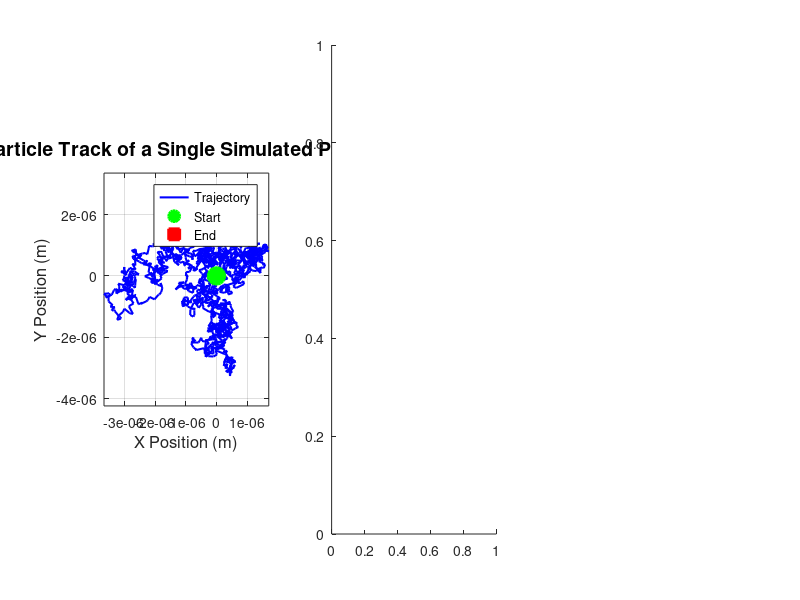

The MATLAB source for this figure: (Note: this script raises an error after producing the figure.)
% =========================================================================
% 2D BROWNIAN MOTION SIMULATION
% =========================================================================
% This program simulates the random walk of a single particle in two 
% dimensions and calculates the Mean Square Displacement (MSD) as a 
% function of time and comparing simulated results with theoretical predictions.
%
% Author: [Hasan Ubaid Ullah]
% Date: [20250929]
% =========================================================================

clear; clc; close all;

%% =====================================================================
%  SIMULATION PARAMETERS
%  =====================================================================

N = 2000;               % Number of time steps in simulation
tau = 0.01;             % Time interval between steps (seconds)
dimensions = 2;         % Dimensionality of simulation (2D)

%% =====================================================================
%  PHYSICAL PARAMETERS
%  =====================================================================
% These parameters define the physical system: a 1 micron diameter
% particle suspended in water at room temperature.

d = 1.0e-6;             % Particle diameter (meters)
eta = 1.0e-3;           % Dynamic viscosity of water (Pa·s)
kB = 1.38e-23;          % Boltzmann constant (J/K)
T = 293;                % Temperature (Kelvin)

% Calculate theoretical diffusion coefficient using Stokes-Einstein relation
% D = kB*T / (3*pi*eta*d)
D = kB * T / (3 * pi * eta * d);

%% =====================================================================
%  DISPLACEMENT SCALING FACTOR
%  =====================================================================
% The scaling factor k ensures that random displacements have the correct
% statistical properties. For 2D Brownian motion: <dr²> = 4*D*tau
% This requires: k = sqrt(2*D*tau)

k = sqrt(2 * D * tau);

%% =====================================================================
%  GENERATE RANDOM DISPLACEMENTS
%  =====================================================================
% Generate normally distributed random displacements for each time step.
% randn(N,1) produces N samples from a standard normal distribution.
% Multiplying by k scales the distribution appropriately.

dx = k * randn(N, 1);   % Random displacements in X direction
dy = k * randn(N, 1);   % Random displacements in Y direction

%% =====================================================================
%  CALCULATE PARTICLE POSITIONS
%  =====================================================================
% Convert displacements to absolute positions using cumulative sum.
% The particle starts at the origin (0,0).

x = cumsum(dx);         % X position at each time step
y = cumsum(dy);         % Y position at each time step

%% =====================================================================
%  CALCULATE DISPLACEMENT SQUARED
%  =====================================================================

% Step displacement squared: squared displacement at each individual step
dSquaredDisplacement = dx.^2 + dy.^2;

% Total squared displacement from origin at each time point
squaredDisplacement = x.^2 + y.^2;

%% =====================================================================
%  TIME ARRAY
%  =====================================================================

time = tau * (0:N-1)';  % Time vector for plotting

%% =====================================================================
%  THEORETICAL MEAN SQUARE DISPLACEMENT
%  =====================================================================
% According to Einstein's theory: MSD = 2*d*D*t
% where d is the number of dimensions (2 for 2D)
% Therefore: MSD = 4*D*t for 2D motion

msd_theoretical = 2 * dimensions * D * time;

%% =====================================================================
%  ESTIMATE DIFFUSION COEFFICIENT FROM SIMULATED DATA
%  =====================================================================
% The diffusion coefficient can be estimated from the mean squared 
% displacement using: D = <dr²> / (2*d*tau)

simulatedD = mean(dSquaredDisplacement) / (2 * dimensions * tau);

% Calculate statistical uncertainty in the estimate
standardError = std(dSquaredDisplacement) / (2 * dimensions * tau * sqrt(N));

% Calculate the actual error compared to theoretical value
actualError = D - simulatedD;

%% =====================================================================
%  VISUALIZATION: MAIN RESULTS
%  =====================================================================

% Set figure size and DPI (1200 for high resolution)
figure('Position', [100, 100, 1400, 500]); % Resize figure

% ---------------------------------------------------------------------
% Plot 1: Particle Trajectory in 2D Space
% ---------------------------------------------------------------------
subplot(1, 3, 1);
plot(x, y, 'b-', 'LineWidth', 1.5);
hold on;
% Mark starting position
plot(0, 0, 'go', 'MarkerSize', 12, 'MarkerFaceColor', 'g', 'LineWidth', 2);
% Mark ending position
plot(x(end), y(end), 'rs', 'MarkerSize', 12, 'MarkerFaceColor', 'r', 'LineWidth', 2);
hold off;
grid on;
xlabel('X Position (m)', 'FontSize', 12);
ylabel('Y Position (m)', 'FontSize', 12);
title('Particle Track of a Single Simulated Particle', 'FontSize', 14, 'FontWeight', 'bold');
legend('Trajectory', 'Start', 'End', 'Location', 'best');
axis equal;

% ---------------------------------------------------------------------
% Plot 2: Distribution of Random Displacements
% ---------------------------------------------------------------------
subplot(1, 3, 2);
histogram(dx, 25);
xlabel('Displacement (m)', 'FontSize', 12);
ylabel('Frequency', 'FontSize', 12);
title('Distribution of X Displacements', 'FontSize', 14, 'FontWeight', 'bold');
grid on;

% ---------------------------------------------------------------------
% Plot 3: Mean Square Displacement vs Time
% ---------------------------------------------------------------------
subplot(1, 3, 3);
plot(time, msd_theoretical, 'k', 'LineWidth', 3, 'DisplayName', 'Theoretical');
hold on;
plot(time, squaredDisplacement, 'b-', 'LineWidth', 1.5, 'DisplayName', 'Simulated');
hold off;
grid on;
xlabel('Time (s)', 'FontSize', 12);
ylabel('Displacement Squared (m²)', 'FontSize', 12);
title('Displacement Squared vs Time for 1 Particle in 2D', 'FontSize', 14, 'FontWeight', 'bold');
legend('Location', 'northwest');

%% =====================================================================
%  ADDITIONAL ANALYSIS PLOTS
%  =====================================================================

figure('Position', [100, 100, 1400, 500]);

% ---------------------------------------------------------------------
% Plot 4: Position Components vs Time
% ---------------------------------------------------------------------
subplot(1, 3, 1);
plot(time, x, 'b-', 'LineWidth', 1.5, 'DisplayName', 'X position');
hold on;
plot(time, y, 'r-', 'LineWidth', 1.5, 'DisplayName', 'Y position');
hold off;
grid on;
xlabel('Time (s)', 'FontSize', 12);
ylabel('Position (m)', 'FontSize', 12);
title('Position vs Time', 'FontSize', 14, 'FontWeight', 'bold');
legend('Location', 'best');

% ---------------------------------------------------------------------
% Plot 5: Distribution of Step Displacements Squared
% ---------------------------------------------------------------------
subplot(1, 3, 2);
histogram(dSquaredDisplacement, 25);
xlabel('Step Displacement Squared (m²)', 'FontSize', 12);
ylabel('Frequency', 'FontSize', 12);
title('Distribution of Step Displacements Squared', 'FontSize', 14, 'FontWeight', 'bold');
grid on;

% ---------------------------------------------------------------------
% Plot 6: Autocorrelation Function
% ---------------------------------------------------------------------
subplot(1, 3, 3);
c = xcorr(dx, 'coeff');
xaxis = (1-length(c))/2:1:(length(c)-1)/2;
plot(xaxis, c, 'LineWidth', 1.5);
grid on;
xlabel('Lag', 'FontSize', 12);
ylabel('Correlation Coefficient', 'FontSize', 12);
title('X Displacement Autocorrelation', 'FontSize', 14, 'FontWeight', 'bold');
ylim([-0.2 1.1]);

%% =====================================================================
%  RESULTS OUTPUT
%  =====================================================================

fprintf('\n========================================\n');
fprintf('  PHYSICAL PARAMETERS\n');
fprintf('========================================\n');
fprintf('Particle diameter: %.2e m\n', d);
fprintf('Temperature: %.1f K\n', T);
fprintf('Viscosity: %.2e Pa·s\n', eta);
fprintf('Time step (tau): %.4f s\n', tau);

fprintf('\n========================================\n');
fprintf('  DIFFUSION COEFFICIENT\n');
fprintf('========================================\n');
fprintf('Theoretical D: %.4e m²/s\n', D);
fprintf('Simulated D:   %.4e m²/s\n', simulatedD);
fprintf('Standard Error: %.4e m²/s\n', standardError);
fprintf('Actual Error:   %.4e m²/s\n', actualError);
fprintf('Relative Error: %.2f%%\n', abs(actualError/D)*100);

fprintf('\n========================================\n');
fprintf('  SIMULATION STATISTICS\n');
fprintf('========================================\n');
fprintf('Number of steps: %d\n', N);
fprintf('Total simulation time: %.2f s\n', N*tau);
fprintf('Final position: (%.4e, %.4e) m\n', x(end), y(end));
fprintf('Final distance from origin: %.4e m\n', sqrt(x(end)^2 + y(end)^2));
fprintf('Final displacement squared: %.4e m²\n', squaredDisplacement(end));
fprintf('Theoretical MSD at final time: %.4e m²\n', msd_theoretical(end));

fprintf('\n========================================\n');
fprintf('  ANALYSIS QUESTIONS\n');
fprintf('========================================\n');
fprintf('Q1. Does the theoretical line match with simulated displacement?\n');
fprintf('    Yes, the simulated curve fluctuates around the theoretical line.\n');
fprintf('    Deviations are expected for a single particle trajectory due to\n');
fprintf('    the stochastic nature of Brownian motion.\n\n');

fprintf('Q2. Is the estimated D reliable?\n');
fprintf('    Simulated D = %.4e m²/s\n', simulatedD);
fprintf('    Theoretical D = %.4e m²/s\n', D);
fprintf('    Standard error = %.4e (%.1f%% of D)\n', standardError, (standardError/D)*100);
fprintf('    For a single particle with N=%d samples, some deviation is normal.\n', N);
fprintf('    Reliability can be improved by:\n');
fprintf('    - Increasing the number of time steps (N)\n');
fprintf('    - Ensemble averaging over multiple particles\n\n');

fprintf('========================================\n');
fprintf('  IMPORTANT NOTES\n');
fprintf('========================================\n');
fprintf('• Single particle MSD curves are inherently noisy\n');
fprintf('• The autocorrelation plot confirms statistical independence\n');
fprintf('• Run the simulation multiple times to observe variability\n');
fprintf('• Each run produces a unique random trajectory\n');
fprintf('========================================\n\n');
